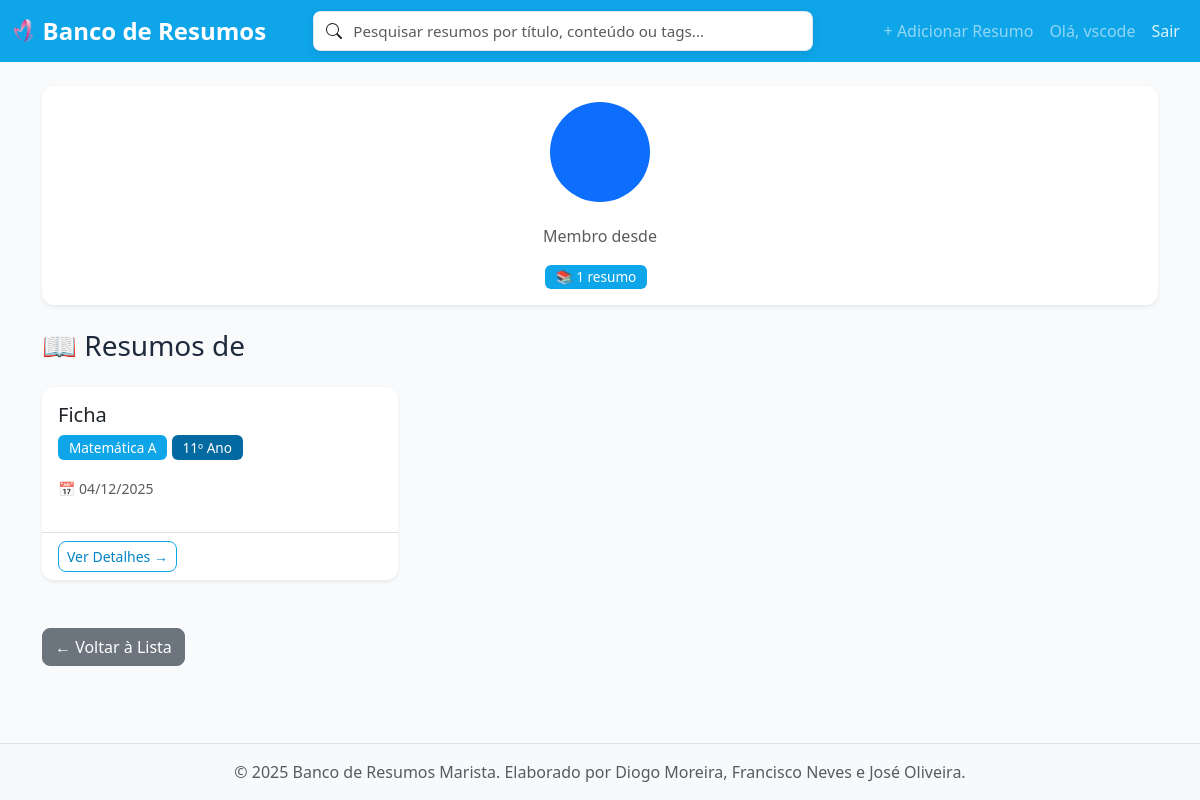
Before: /perfil/vscode/ (signed in) with the older database file.
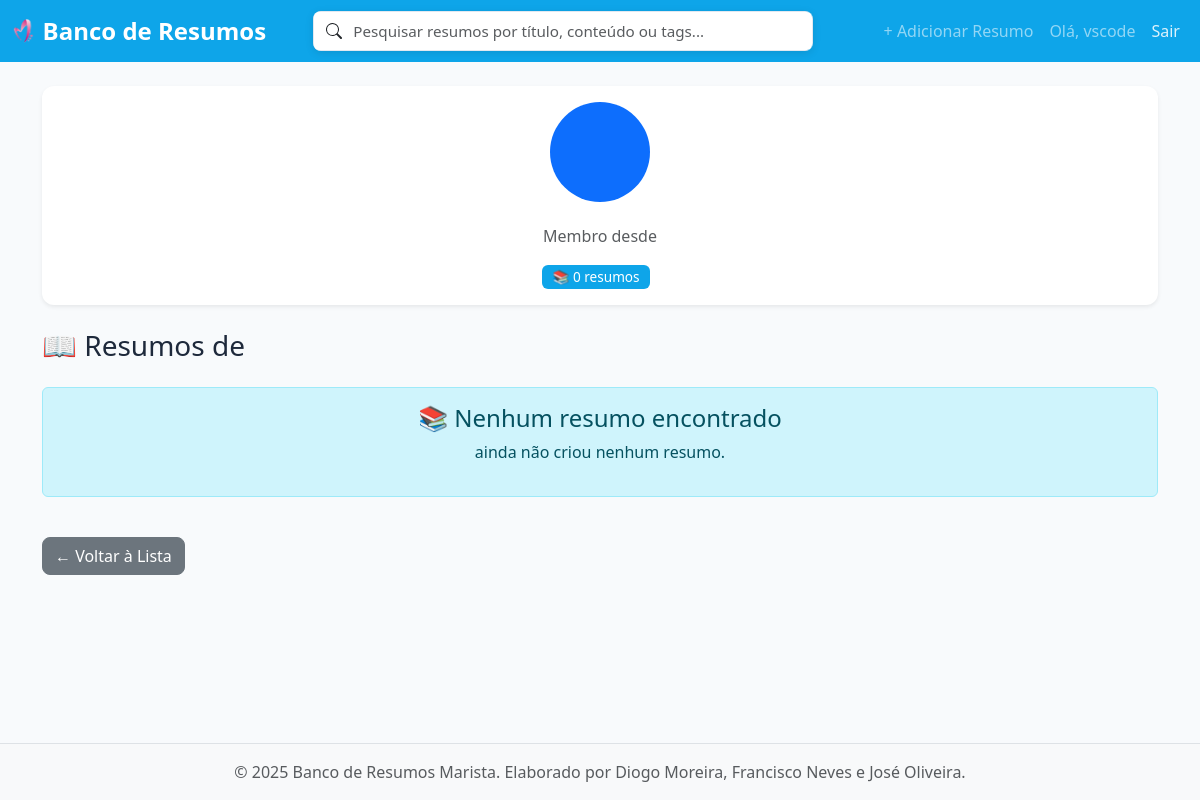
After: the same page with the newer database file.
### resumos/models.py (models this page shows, shortened)
class Resumo(models.Model):
    titulo = models.CharField(max_length=200)
    conteudo = models.TextField()
    disciplina = models.ForeignKey(
        Disciplina, on_delete=models.CASCADE, related_name='resumos')
    ano = models.ForeignKey(
        Ano, on_delete=models.CASCADE, related_name='resumos')
    autor = models.ForeignKey(
        User, on_delete=models.CASCADE, related_name='resumos')
    data_criacao = models.DateTimeField(auto_now_add=True)
    data_atualizacao = models.DateTimeField(auto_now=True)
    ficheiro = models.FileField(upload_to='resumos/')
    tags = models.ManyToManyField(Tag, related_name='resumos', blank=True)
    class Meta:
        verbose_name_plural = "Resumos"
        ordering = ['-data_criacao']

class Disciplina(models.Model):
    nome = models.CharField(max_length=100, unique=True)
    anos_disponiveis = models.ManyToManyField(
        Ano, related_name='disciplinas', blank=True)
    class Meta:
        verbose_name_plural = "Disciplinas"

class Ano(models.Model):
    numero = models.IntegerField(unique=True)  # 7, 8, 9, 10, 11, 12
    class Meta:
        verbose_name_plural = "Anos"
        ordering = ['numero']

### resumos/views.py (the view)
# urls.py: path('perfil/<str:username>/', views.perfil_usuario, name='perfil'),
@login_required
def perfil_usuario(request, username):
    usuario = get_object_or_404(User, username=username)
    resumos = Resumo.objects.filter(autor=usuario)
    return render(request, 'resumos/perfil.html', {
        'usuario': usuario,
        'resumos': resumos,
    })

### resumos/templates/resumos/perfil.html (shortened to what this page needs)
{% extends 'resumos/base.html' %}
{% block content %}
<div class="row">
    <div class="col-12">
        <div class="card shadow-sm mb-4">
            <div class="card-body text-center">
                <div class="mb-3">
                    <div class="rounded-circle bg-primary text-white d-inline-flex align-items-center justify-content-center"
                         style="width: 100px; height: 100px; font-size: 48px;">
                    </div>
                </div>
                <p class="text-muted">
                     Membro desde {{ utilizador.date_joined|date:"F Y" }}
                </p>
                <div class="mt-3">
                    <span class="badge bg-primary me-2">📚 {{ resumos.count }} resumo{{ resumos.count|pluralize }}</span>
                </div>
            </div>
        </div>
    </div>
</div>
<div class="row">
    <div class="col-12">
        <h3 class="mb-4">📖 Resumos de {{ utilizador.username }}</h3>
    </div>
</div>
<div class="row">
    {% if resumos %}
        {% for resumo in resumos %}
        <div class="col-md-6 col-lg-4 mb-4">
            <div class="card h-100 shadow-sm hover-card">
                <div class="card-body">
                    <h5 class="card-title">{{ resumo.titulo }}</h5>
                    <p class="card-text">
                        <span class="badge bg-primary">{{ resumo.disciplina.nome }}</span>
                        <span class="badge bg-secondary">{{ resumo.ano.numero }}º Ano</span>
                    </p>
                    <p class="card-text text-muted">
                        <small>📅 {{ resumo.data_criacao|date:"d/m/Y" }}</small>
                    </p>
                </div>
                <div class="card-footer bg-transparent">
                    <a href="{% url 'resumos:detalhe' resumo.pk %}" class="btn btn-sm btn-outline-primary">
                        Ver Detalhes →
                    </a>
                </div>
            </div>
        </div>
        {% endfor %}
    {% else %}
        <div class="col-12">
            <div class="alert alert-info text-center" role="alert">
                <h4 class="alert-heading">📚 Nenhum resumo encontrado</h4>
                <p>{{ utilizador.username }} ainda não criou nenhum resumo.</p>
            </div>
        </div>
    {% endif %}
</div>
<div class="row mt-4">
    <div class="col-12">
        <a href="{% url 'resumos:lista' %}" class="btn btn-secondary">
            ← Voltar à Lista
        </a>
    </div>
</div>
{% endblock %}

Changed rows visible on the page:
removed Resumo: titulo "Ficha", disciplina.nome "Matemática A", ano.numero "11", data_criacao "04/12/2025"
Other visible differences:
{{ resumos.count }}: "1" → "0"
text now shown: "📚 Nenhum resumo encontrado ainda não criou nenhum resumo."
